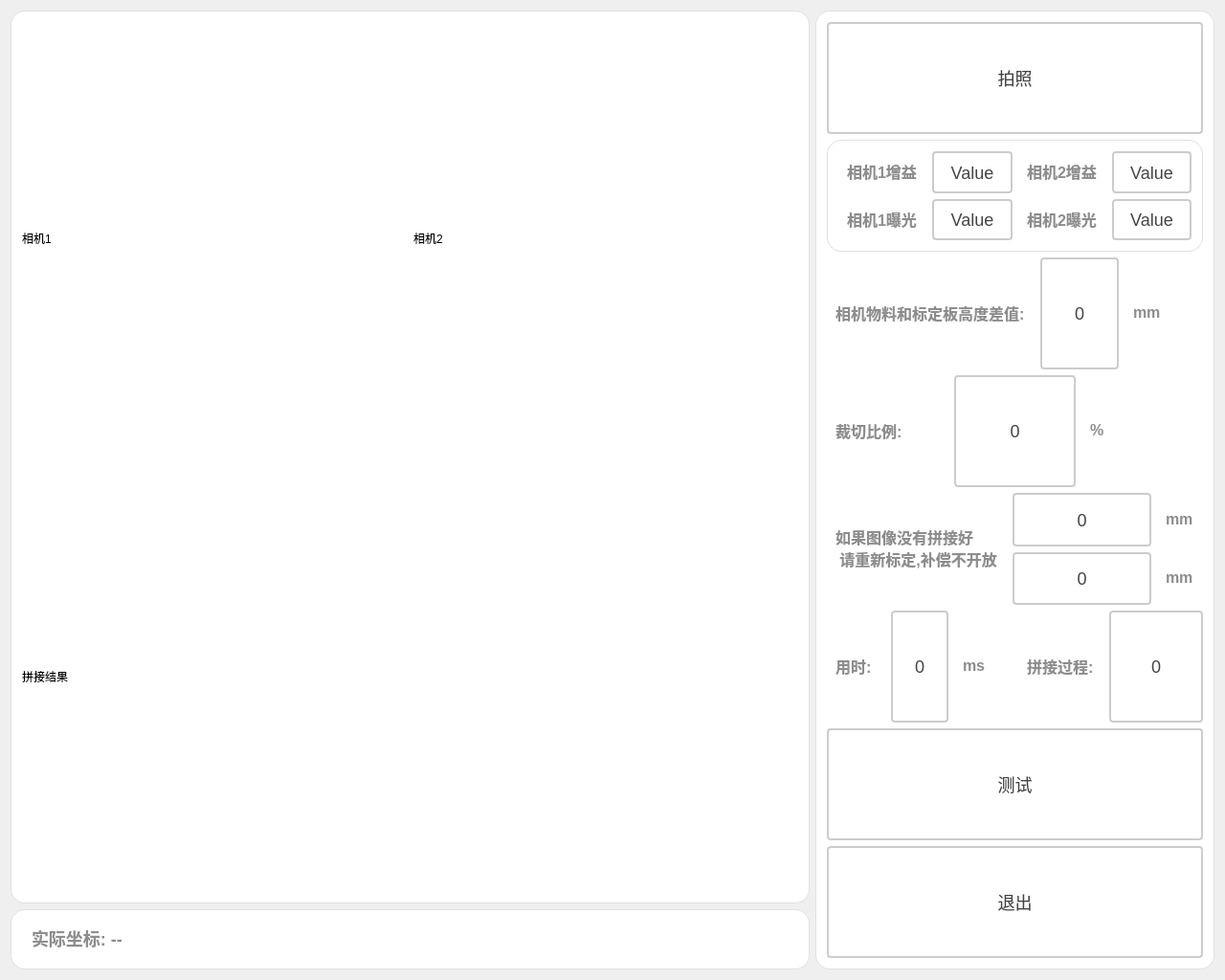
<?xml version="1.0" encoding="UTF-8"?>
<ui version="4.0">
 <class>ToolTwoCameraSpliceWindowClass</class>
 <widget class="QMainWindow" name="ToolTwoCameraSpliceWindowClass">
  <property name="geometry">
   <rect>
    <x>0</x>
    <y>0</y>
    <width>1280</width>
    <height>1024</height>
   </rect>
  </property>
  <property name="windowTitle">
   <string>ToolTwoCameraSplice 双相机拼接工具</string>
  </property>
  <widget class="QWidget" name="centralwidget">
   <layout class="QGridLayout" name="gridLayout_6">
    <item row="0" column="0">
     <layout class="QVBoxLayout" name="verticalLayout_8" stretch="4">
      <item>
       <layout class="QHBoxLayout" name="horizontalLayout_3" stretch="2,1">
        <item>
         <layout class="QVBoxLayout" name="verticalLayout_2">
          <item>
           <widget class="QGroupBox" name="gBoix_ImageDisplay">
            <property name="styleSheet">
             <string notr="true">QGroupBox {
     font-size: 20px;
     font-weight: bold;
     background-color: rgb(255, 255, 255);
     border: 1px solid #e0e0e0;
     border-radius: 2px;
     border-radius: 15px
 }

 QGroupBox::title {
     subcontrol-origin: margin;
     left: 10px;
     padding: 0 5px;
     color: #2c3e50;
 }</string>
            </property>
            <property name="title">
             <string/>
            </property>
            <layout class="QGridLayout" name="gridLayout">
             <item row="0" column="0">
              <layout class="QVBoxLayout" name="verticalLayout" stretch="1,1">
               <item>
                <layout class="QHBoxLayout" name="horizontalLayout" stretch="1,1">
                 <item>
                  <widget class="QLabel" name="label_imgDisplay1">
                   <property name="sizePolicy">
                    <sizepolicy hsizetype="Expanding" vsizetype="Expanding">
                     <horstretch>0</horstretch>
                     <verstretch>0</verstretch>
                    </sizepolicy>
                   </property>
                   <property name="maximumSize">
                    <size>
                     <width>999</width>
                     <height>999</height>
                    </size>
                   </property>
                   <property name="text">
                    <string>相机1</string>
                   </property>
                  </widget>
                 </item>
                 <item>
                  <widget class="QLabel" name="label_imgDisplay2">
                   <property name="sizePolicy">
                    <sizepolicy hsizetype="Expanding" vsizetype="Expanding">
                     <horstretch>0</horstretch>
                     <verstretch>0</verstretch>
                    </sizepolicy>
                   </property>
                   <property name="maximumSize">
                    <size>
                     <width>999</width>
                     <height>999</height>
                    </size>
                   </property>
                   <property name="text">
                    <string>相机2</string>
                   </property>
                  </widget>
                 </item>
                </layout>
               </item>
               <item>
                <widget class="QLabel" name="label_imgDisplay">
                 <property name="sizePolicy">
                  <sizepolicy hsizetype="Expanding" vsizetype="Expanding">
                   <horstretch>0</horstretch>
                   <verstretch>0</verstretch>
                  </sizepolicy>
                 </property>
                 <property name="maximumSize">
                  <size>
                   <width>999</width>
                   <height>999</height>
                  </size>
                 </property>
                 <property name="text">
                  <string>拼接结果</string>
                 </property>
                </widget>
               </item>
              </layout>
             </item>
            </layout>
           </widget>
          </item>
          <item>
           <widget class="QGroupBox" name="gBoix_info">
            <property name="styleSheet">
             <string notr="true">QGroupBox {
     font-size: 20px;
     font-weight: bold;
     background-color: rgb(255, 255, 255);
     border: 1px solid #e0e0e0;
     border-radius: 2px;
     border-radius: 15px
 }

 QGroupBox::title {
     subcontrol-origin: margin;
     left: 10px;
     padding: 0 5px;
     color: #2c3e50;
 }</string>
            </property>
            <property name="title">
             <string/>
            </property>
            <layout class="QGridLayout" name="gridLayout_2">
             <item row="0" column="0">
              <widget class="QLabel" name="lb_realPosition">
               <property name="styleSheet">
                <string notr="true">QLabel {
        font-size: 18px;
        font-weight: bold;
        color:  rgb(141, 141, 141);
        padding: 5px 5px;
        border-bottom: 2px solid #cccccc;
     }</string>
               </property>
               <property name="text">
                <string>实际坐标: --</string>
               </property>
               <property name="alignment">
                <set>Qt::AlignmentFlag::AlignLeading|Qt::AlignmentFlag::AlignLeft|Qt::AlignmentFlag::AlignVCenter</set>
               </property>
              </widget>
             </item>
            </layout>
           </widget>
          </item>
         </layout>
        </item>
        <item>
         <widget class="QGroupBox" name="gBoix_settings">
          <property name="styleSheet">
           <string notr="true">QGroupBox {
     font-size: 20px;
     font-weight: bold;
     background-color: rgb(255, 255, 255);
     border: 1px solid #e0e0e0;
     border-radius: 2px;
     border-radius: 15px
 }

 QGroupBox::title {
     subcontrol-origin: margin;
     left: 10px;
     padding: 0 5px;
     color: #2c3e50;
 }</string>
          </property>
          <property name="title">
           <string/>
          </property>
          <layout class="QGridLayout" name="gridLayout_3">
           <item row="0" column="0">
            <layout class="QVBoxLayout" name="verticalLayout_4">
             <item>
              <layout class="QHBoxLayout" name="horizontalLayout_5">
               <item>
                <widget class="QPushButton" name="btn_takePicture">
                 <property name="sizePolicy">
                  <sizepolicy hsizetype="Expanding" vsizetype="Expanding">
                   <horstretch>0</horstretch>
                   <verstretch>0</verstretch>
                  </sizepolicy>
                 </property>
                 <property name="styleSheet">
                  <string notr="true">QPushButton {
     padding: 6px 14px;
     border: 2px solid #CCC;
     border-radius: 4px;
     background-color: white;
     color: #444;
     font-size: 18px;
 }

 QPushButton:hover {
     border-color: #999;
     background-color: #F5F5F5;
 }

 QPushButton:pressed {
     border-color: #777;
     background-color: #EEE;
 }</string>
                 </property>
                 <property name="text">
                  <string>拍照</string>
                 </property>
                </widget>
               </item>
              </layout>
             </item>
             <item>
              <widget class="QGroupBox" name="groupBox">
               <property name="title">
                <string/>
               </property>
               <layout class="QGridLayout" name="gridLayout_9">
                <item row="0" column="0">
                 <layout class="QHBoxLayout" name="horizontalLayout_25">
                  <item>
                   <layout class="QVBoxLayout" name="verticalLayout_3">
                    <item>
                     <layout class="QHBoxLayout" name="horizontalLayout_26">
                      <item>
                       <widget class="QLabel" name="label_22">
                        <property name="styleSheet">
                         <string notr="true">QLabel {
        font-size: 16px;
        font-weight: bold;
        color:  rgb(141, 141, 141);
        padding: 5px 5px;
        border-bottom: 2px solid #cccccc;
     }</string>
                        </property>
                        <property name="text">
                         <string>相机1增益</string>
                        </property>
                        <property name="alignment">
                         <set>Qt::AlignmentFlag::AlignLeading|Qt::AlignmentFlag::AlignLeft|Qt::AlignmentFlag::AlignVCenter</set>
                        </property>
                       </widget>
                      </item>
                      <item>
                       <widget class="QPushButton" name="btn_zengyi1">
                        <property name="sizePolicy">
                         <sizepolicy hsizetype="Expanding" vsizetype="Expanding">
                          <horstretch>0</horstretch>
                          <verstretch>0</verstretch>
                         </sizepolicy>
                        </property>
                        <property name="styleSheet">
                         <string notr="true">QPushButton {
     padding: 6px 14px;
     border: 2px solid #CCC;
     border-radius: 4px;
     background-color: white;
     color: #444;
     font-size: 18px;
 }

 QPushButton:hover {
     border-color: #999;
     background-color: #F5F5F5;
 }

 QPushButton:pressed {
     border-color: #777;
     background-color: #EEE;
 }</string>
                        </property>
                        <property name="text">
                         <string>Value</string>
                        </property>
                       </widget>
                      </item>
                     </layout>
                    </item>
                    <item>
                     <layout class="QHBoxLayout" name="horizontalLayout_27">
                      <item>
                       <widget class="QLabel" name="label_23">
                        <property name="styleSheet">
                         <string notr="true">QLabel {
        font-size: 16px;
        font-weight: bold;
        color:  rgb(141, 141, 141);
        padding: 5px 5px;
        border-bottom: 2px solid #cccccc;
     }</string>
                        </property>
                        <property name="text">
                         <string>相机1曝光</string>
                        </property>
                        <property name="alignment">
                         <set>Qt::AlignmentFlag::AlignLeading|Qt::AlignmentFlag::AlignLeft|Qt::AlignmentFlag::AlignVCenter</set>
                        </property>
                       </widget>
                      </item>
                      <item>
                       <widget class="QPushButton" name="btn_baoguang1">
                        <property name="sizePolicy">
                         <sizepolicy hsizetype="Expanding" vsizetype="Expanding">
                          <horstretch>0</horstretch>
                          <verstretch>0</verstretch>
                         </sizepolicy>
                        </property>
                        <property name="styleSheet">
                         <string notr="true">QPushButton {
     padding: 6px 14px;
     border: 2px solid #CCC;
     border-radius: 4px;
     background-color: white;
     color: #444;
     font-size: 18px;
 }

 QPushButton:hover {
     border-color: #999;
     background-color: #F5F5F5;
 }

 QPushButton:pressed {
     border-color: #777;
     background-color: #EEE;
 }</string>
                        </property>
                        <property name="text">
                         <string>Value</string>
                        </property>
                       </widget>
                      </item>
                     </layout>
                    </item>
                   </layout>
                  </item>
                  <item>
                   <layout class="QVBoxLayout" name="verticalLayout_10">
                    <item>
                     <layout class="QHBoxLayout" name="horizontalLayout_28">
                      <item>
                       <widget class="QLabel" name="label_24">
                        <property name="styleSheet">
                         <string notr="true">QLabel {
        font-size: 16px;
        font-weight: bold;
        color:  rgb(141, 141, 141);
        padding: 5px 5px;
        border-bottom: 2px solid #cccccc;
     }</string>
                        </property>
                        <property name="text">
                         <string>相机2增益</string>
                        </property>
                        <property name="alignment">
                         <set>Qt::AlignmentFlag::AlignLeading|Qt::AlignmentFlag::AlignLeft|Qt::AlignmentFlag::AlignVCenter</set>
                        </property>
                       </widget>
                      </item>
                      <item>
                       <widget class="QPushButton" name="btn_zengyi2">
                        <property name="sizePolicy">
                         <sizepolicy hsizetype="Expanding" vsizetype="Expanding">
                          <horstretch>0</horstretch>
                          <verstretch>0</verstretch>
                         </sizepolicy>
                        </property>
                        <property name="styleSheet">
                         <string notr="true">QPushButton {
     padding: 6px 14px;
     border: 2px solid #CCC;
     border-radius: 4px;
     background-color: white;
     color: #444;
     font-size: 18px;
 }

 QPushButton:hover {
     border-color: #999;
     background-color: #F5F5F5;
 }

 QPushButton:pressed {
     border-color: #777;
     background-color: #EEE;
 }</string>
                        </property>
                        <property name="text">
                         <string>Value</string>
                        </property>
                       </widget>
                      </item>
                     </layout>
                    </item>
                    <item>
                     <layout class="QHBoxLayout" name="horizontalLayout_29">
                      <item>
                       <widget class="QLabel" name="label_25">
                        <property name="styleSheet">
                         <string notr="true">QLabel {
        font-size: 16px;
        font-weight: bold;
        color:  rgb(141, 141, 141);
        padding: 5px 5px;
        border-bottom: 2px solid #cccccc;
     }</string>
                        </property>
                        <property name="text">
                         <string>相机2曝光</string>
                        </property>
                        <property name="alignment">
                         <set>Qt::AlignmentFlag::AlignLeading|Qt::AlignmentFlag::AlignLeft|Qt::AlignmentFlag::AlignVCenter</set>
                        </property>
                       </widget>
                      </item>
                      <item>
                       <widget class="QPushButton" name="btn_baoguang2">
                        <property name="sizePolicy">
                         <sizepolicy hsizetype="Expanding" vsizetype="Expanding">
                          <horstretch>0</horstretch>
                          <verstretch>0</verstretch>
                         </sizepolicy>
                        </property>
                        <property name="styleSheet">
                         <string notr="true">QPushButton {
     padding: 6px 14px;
     border: 2px solid #CCC;
     border-radius: 4px;
     background-color: white;
     color: #444;
     font-size: 18px;
 }

 QPushButton:hover {
     border-color: #999;
     background-color: #F5F5F5;
 }

 QPushButton:pressed {
     border-color: #777;
     background-color: #EEE;
 }</string>
                        </property>
                        <property name="text">
                         <string>Value</string>
                        </property>
                       </widget>
                      </item>
                     </layout>
                    </item>
                   </layout>
                  </item>
                 </layout>
                </item>
               </layout>
              </widget>
             </item>
             <item>
              <layout class="QVBoxLayout" name="verticalLayout_5">
               <item>
                <layout class="QHBoxLayout" name="horizontalLayout_7" stretch="2,1,1">
                 <item>
                  <widget class="QLabel" name="label_6">
                   <property name="styleSheet">
                    <string notr="true">QLabel {
        font-size: 16px;
        font-weight: bold;
        color:  rgb(141, 141, 141);
        padding: 5px 5px;
        border-bottom: 2px solid #cccccc;
     }</string>
                   </property>
                   <property name="text">
                    <string>相机物料和标定板高度差值:</string>
                   </property>
                   <property name="alignment">
                    <set>Qt::AlignmentFlag::AlignLeading|Qt::AlignmentFlag::AlignLeft|Qt::AlignmentFlag::AlignVCenter</set>
                   </property>
                  </widget>
                 </item>
                 <item>
                  <widget class="QPushButton" name="btn_xiangjiwuliaohebiaodingbangaoduchazhi">
                   <property name="sizePolicy">
                    <sizepolicy hsizetype="Expanding" vsizetype="Expanding">
                     <horstretch>0</horstretch>
                     <verstretch>0</verstretch>
                    </sizepolicy>
                   </property>
                   <property name="styleSheet">
                    <string notr="true">QPushButton {
     padding: 6px 14px;
     border: 2px solid #CCC;
     border-radius: 4px;
     background-color: white;
     color: #444;
     font-size: 18px;
 }

 QPushButton:hover {
     border-color: #999;
     background-color: #F5F5F5;
 }

 QPushButton:pressed {
     border-color: #777;
     background-color: #EEE;
 }</string>
                   </property>
                   <property name="text">
                    <string>0</string>
                   </property>
                  </widget>
                 </item>
                 <item>
                  <widget class="QLabel" name="label_7">
                   <property name="styleSheet">
                    <string notr="true">QLabel {
        font-size: 16px;
        font-weight: bold;
        color:  rgb(141, 141, 141);
        padding: 5px 5px;
        border-bottom: 2px solid #cccccc;
     }</string>
                   </property>
                   <property name="text">
                    <string>mm</string>
                   </property>
                   <property name="alignment">
                    <set>Qt::AlignmentFlag::AlignLeading|Qt::AlignmentFlag::AlignLeft|Qt::AlignmentFlag::AlignVCenter</set>
                   </property>
                  </widget>
                 </item>
                </layout>
               </item>
              </layout>
             </item>
             <item>
              <layout class="QHBoxLayout" name="horizontalLayout_11" stretch="1">
               <item>
                <layout class="QHBoxLayout" name="horizontalLayout_9" stretch="1,1,1">
                 <item>
                  <widget class="QLabel" name="label_10">
                   <property name="styleSheet">
                    <string notr="true">QLabel {
        font-size: 16px;
        font-weight: bold;
        color:  rgb(141, 141, 141);
        padding: 5px 5px;
        border-bottom: 2px solid #cccccc;
     }</string>
                   </property>
                   <property name="text">
                    <string>裁切比例:</string>
                   </property>
                   <property name="alignment">
                    <set>Qt::AlignmentFlag::AlignLeading|Qt::AlignmentFlag::AlignLeft|Qt::AlignmentFlag::AlignVCenter</set>
                   </property>
                  </widget>
                 </item>
                 <item>
                  <widget class="QPushButton" name="btn_caiqiebili">
                   <property name="sizePolicy">
                    <sizepolicy hsizetype="Expanding" vsizetype="Expanding">
                     <horstretch>0</horstretch>
                     <verstretch>0</verstretch>
                    </sizepolicy>
                   </property>
                   <property name="styleSheet">
                    <string notr="true">QPushButton {
     padding: 6px 14px;
     border: 2px solid #CCC;
     border-radius: 4px;
     background-color: white;
     color: #444;
     font-size: 18px;
 }

 QPushButton:hover {
     border-color: #999;
     background-color: #F5F5F5;
 }

 QPushButton:pressed {
     border-color: #777;
     background-color: #EEE;
 }</string>
                   </property>
                   <property name="text">
                    <string>0</string>
                   </property>
                  </widget>
                 </item>
                 <item>
                  <widget class="QLabel" name="label_11">
                   <property name="styleSheet">
                    <string notr="true">QLabel {
        font-size: 16px;
        font-weight: bold;
        color:  rgb(141, 141, 141);
        padding: 5px 5px;
        border-bottom: 2px solid #cccccc;
     }</string>
                   </property>
                   <property name="text">
                    <string>%</string>
                   </property>
                   <property name="alignment">
                    <set>Qt::AlignmentFlag::AlignLeading|Qt::AlignmentFlag::AlignLeft|Qt::AlignmentFlag::AlignVCenter</set>
                   </property>
                  </widget>
                 </item>
                </layout>
               </item>
              </layout>
             </item>
             <item>
              <layout class="QHBoxLayout" name="horizontalLayout_14">
               <item>
                <widget class="QLabel" name="label_14">
                 <property name="styleSheet">
                  <string notr="true">QLabel {
        font-size: 16px;
        font-weight: bold;
        color:  rgb(141, 141, 141);
        padding: 5px 5px;
        border-bottom: 2px solid #cccccc;
     }</string>
                 </property>
                 <property name="text">
                  <string>如果图像没有拼接好
 请重新标定,补偿不开放</string>
                 </property>
                 <property name="alignment">
                  <set>Qt::AlignmentFlag::AlignLeading|Qt::AlignmentFlag::AlignLeft|Qt::AlignmentFlag::AlignVCenter</set>
                 </property>
                </widget>
               </item>
               <item>
                <layout class="QVBoxLayout" name="verticalLayout_6">
                 <item>
                  <layout class="QHBoxLayout" name="horizontalLayout_12">
                   <item>
                    <widget class="QPushButton" name="btn_buchang1">
                     <property name="sizePolicy">
                      <sizepolicy hsizetype="Expanding" vsizetype="Expanding">
                       <horstretch>0</horstretch>
                       <verstretch>0</verstretch>
                      </sizepolicy>
                     </property>
                     <property name="styleSheet">
                      <string notr="true">QPushButton {
     padding: 6px 14px;
     border: 2px solid #CCC;
     border-radius: 4px;
     background-color: white;
     color: #444;
     font-size: 18px;
 }

 QPushButton:hover {
     border-color: #999;
     background-color: #F5F5F5;
 }

 QPushButton:pressed {
     border-color: #777;
     background-color: #EEE;
 }</string>
                     </property>
                     <property name="text">
                      <string>0</string>
                     </property>
                    </widget>
                   </item>
                   <item>
                    <widget class="QLabel" name="label_15">
                     <property name="styleSheet">
                      <string notr="true">QLabel {
        font-size: 16px;
        font-weight: bold;
        color:  rgb(141, 141, 141);
        padding: 5px 5px;
        border-bottom: 2px solid #cccccc;
     }</string>
                     </property>
                     <property name="text">
                      <string>mm</string>
                     </property>
                     <property name="alignment">
                      <set>Qt::AlignmentFlag::AlignLeading|Qt::AlignmentFlag::AlignLeft|Qt::AlignmentFlag::AlignVCenter</set>
                     </property>
                    </widget>
                   </item>
                  </layout>
                 </item>
                 <item>
                  <layout class="QHBoxLayout" name="horizontalLayout_13">
                   <item>
                    <widget class="QPushButton" name="btn_buchang2">
                     <property name="sizePolicy">
                      <sizepolicy hsizetype="Expanding" vsizetype="Expanding">
                       <horstretch>0</horstretch>
                       <verstretch>0</verstretch>
                      </sizepolicy>
                     </property>
                     <property name="styleSheet">
                      <string notr="true">QPushButton {
     padding: 6px 14px;
     border: 2px solid #CCC;
     border-radius: 4px;
     background-color: white;
     color: #444;
     font-size: 18px;
 }

 QPushButton:hover {
     border-color: #999;
     background-color: #F5F5F5;
 }

 QPushButton:pressed {
     border-color: #777;
     background-color: #EEE;
 }</string>
                     </property>
                     <property name="text">
                      <string>0</string>
                     </property>
                    </widget>
                   </item>
                   <item>
                    <widget class="QLabel" name="label_16">
                     <property name="styleSheet">
                      <string notr="true">QLabel {
        font-size: 16px;
        font-weight: bold;
        color:  rgb(141, 141, 141);
        padding: 5px 5px;
        border-bottom: 2px solid #cccccc;
     }</string>
                     </property>
                     <property name="text">
                      <string>mm</string>
                     </property>
                     <property name="alignment">
                      <set>Qt::AlignmentFlag::AlignLeading|Qt::AlignmentFlag::AlignLeft|Qt::AlignmentFlag::AlignVCenter</set>
                     </property>
                    </widget>
                   </item>
                  </layout>
                 </item>
                </layout>
               </item>
              </layout>
             </item>
             <item>
              <layout class="QVBoxLayout" name="verticalLayout_7"/>
             </item>
             <item>
              <layout class="QHBoxLayout" name="horizontalLayout_19">
               <item>
                <layout class="QHBoxLayout" name="horizontalLayout_17" stretch="1,1,1">
                 <item>
                  <widget class="QLabel" name="label_17">
                   <property name="styleSheet">
                    <string notr="true">QLabel {
        font-size: 16px;
        font-weight: bold;
        color:  rgb(141, 141, 141);
        padding: 5px 5px;
        border-bottom: 2px solid #cccccc;
     }</string>
                   </property>
                   <property name="text">
                    <string>用时:</string>
                   </property>
                   <property name="alignment">
                    <set>Qt::AlignmentFlag::AlignLeading|Qt::AlignmentFlag::AlignLeft|Qt::AlignmentFlag::AlignVCenter</set>
                   </property>
                  </widget>
                 </item>
                 <item>
                  <widget class="QPushButton" name="btn_yongshi">
                   <property name="sizePolicy">
                    <sizepolicy hsizetype="Expanding" vsizetype="Expanding">
                     <horstretch>0</horstretch>
                     <verstretch>0</verstretch>
                    </sizepolicy>
                   </property>
                   <property name="styleSheet">
                    <string notr="true">QPushButton {
     padding: 6px 14px;
     border: 2px solid #CCC;
     border-radius: 4px;
     background-color: white;
     color: #444;
     font-size: 18px;
 }

 QPushButton:hover {
     border-color: #999;
     background-color: #F5F5F5;
 }

 QPushButton:pressed {
     border-color: #777;
     background-color: #EEE;
 }</string>
                   </property>
                   <property name="text">
                    <string>0</string>
                   </property>
                  </widget>
                 </item>
                 <item>
                  <widget class="QLabel" name="label_18">
                   <property name="styleSheet">
                    <string notr="true">QLabel {
        font-size: 16px;
        font-weight: bold;
        color:  rgb(141, 141, 141);
        padding: 5px 5px;
        border-bottom: 2px solid #cccccc;
     }</string>
                   </property>
                   <property name="text">
                    <string>ms</string>
                   </property>
                   <property name="alignment">
                    <set>Qt::AlignmentFlag::AlignLeading|Qt::AlignmentFlag::AlignLeft|Qt::AlignmentFlag::AlignVCenter</set>
                   </property>
                  </widget>
                 </item>
                </layout>
               </item>
               <item>
                <layout class="QHBoxLayout" name="horizontalLayout_18">
                 <item>
                  <widget class="QLabel" name="label_19">
                   <property name="styleSheet">
                    <string notr="true">QLabel {
        font-size: 16px;
        font-weight: bold;
        color:  rgb(141, 141, 141);
        padding: 5px 5px;
        border-bottom: 2px solid #cccccc;
     }</string>
                   </property>
                   <property name="text">
                    <string>拼接过程:</string>
                   </property>
                   <property name="alignment">
                    <set>Qt::AlignmentFlag::AlignLeading|Qt::AlignmentFlag::AlignLeft|Qt::AlignmentFlag::AlignVCenter</set>
                   </property>
                  </widget>
                 </item>
                 <item>
                  <widget class="QPushButton" name="btn_pinjieguocheng">
                   <property name="sizePolicy">
                    <sizepolicy hsizetype="Expanding" vsizetype="Expanding">
                     <horstretch>0</horstretch>
                     <verstretch>0</verstretch>
                    </sizepolicy>
                   </property>
                   <property name="styleSheet">
                    <string notr="true">QPushButton {
     padding: 6px 14px;
     border: 2px solid #CCC;
     border-radius: 4px;
     background-color: white;
     color: #444;
     font-size: 18px;
 }

 QPushButton:hover {
     border-color: #999;
     background-color: #F5F5F5;
 }

 QPushButton:pressed {
     border-color: #777;
     background-color: #EEE;
 }</string>
                   </property>
                   <property name="text">
                    <string>0</string>
                   </property>
                  </widget>
                 </item>
                </layout>
               </item>
              </layout>
             </item>
             <item>
              <widget class="QPushButton" name="btn_test">
               <property name="sizePolicy">
                <sizepolicy hsizetype="Expanding" vsizetype="Expanding">
                 <horstretch>0</horstretch>
                 <verstretch>0</verstretch>
                </sizepolicy>
               </property>
               <property name="styleSheet">
                <string notr="true">QPushButton {
     padding: 6px 14px;
     border: 2px solid #CCC;
     border-radius: 4px;
     background-color: white;
     color: #444;
     font-size: 18px;
 }

 QPushButton:hover {
     border-color: #999;
     background-color: #F5F5F5;
 }

 QPushButton:pressed {
     border-color: #777;
     background-color: #EEE;
 }</string>
               </property>
               <property name="text">
                <string>测试</string>
               </property>
              </widget>
             </item>
             <item>
              <widget class="QPushButton" name="btn_exit">
               <property name="sizePolicy">
                <sizepolicy hsizetype="Expanding" vsizetype="Expanding">
                 <horstretch>0</horstretch>
                 <verstretch>0</verstretch>
                </sizepolicy>
               </property>
               <property name="styleSheet">
                <string notr="true">QPushButton {
     padding: 6px 14px;
     border: 2px solid #CCC;
     border-radius: 4px;
     background-color: white;
     color: #444;
     font-size: 18px;
 }

 QPushButton:hover {
     border-color: #999;
     background-color: #F5F5F5;
 }

 QPushButton:pressed {
     border-color: #777;
     background-color: #EEE;
 }</string>
               </property>
               <property name="text">
                <string>退出</string>
               </property>
              </widget>
             </item>
            </layout>
           </item>
          </layout>
         </widget>
        </item>
       </layout>
      </item>
     </layout>
    </item>
   </layout>
  </widget>
 </widget>
 <layoutdefault spacing="6" margin="11"/>
 <resources/>
 <connections/>
</ui>
